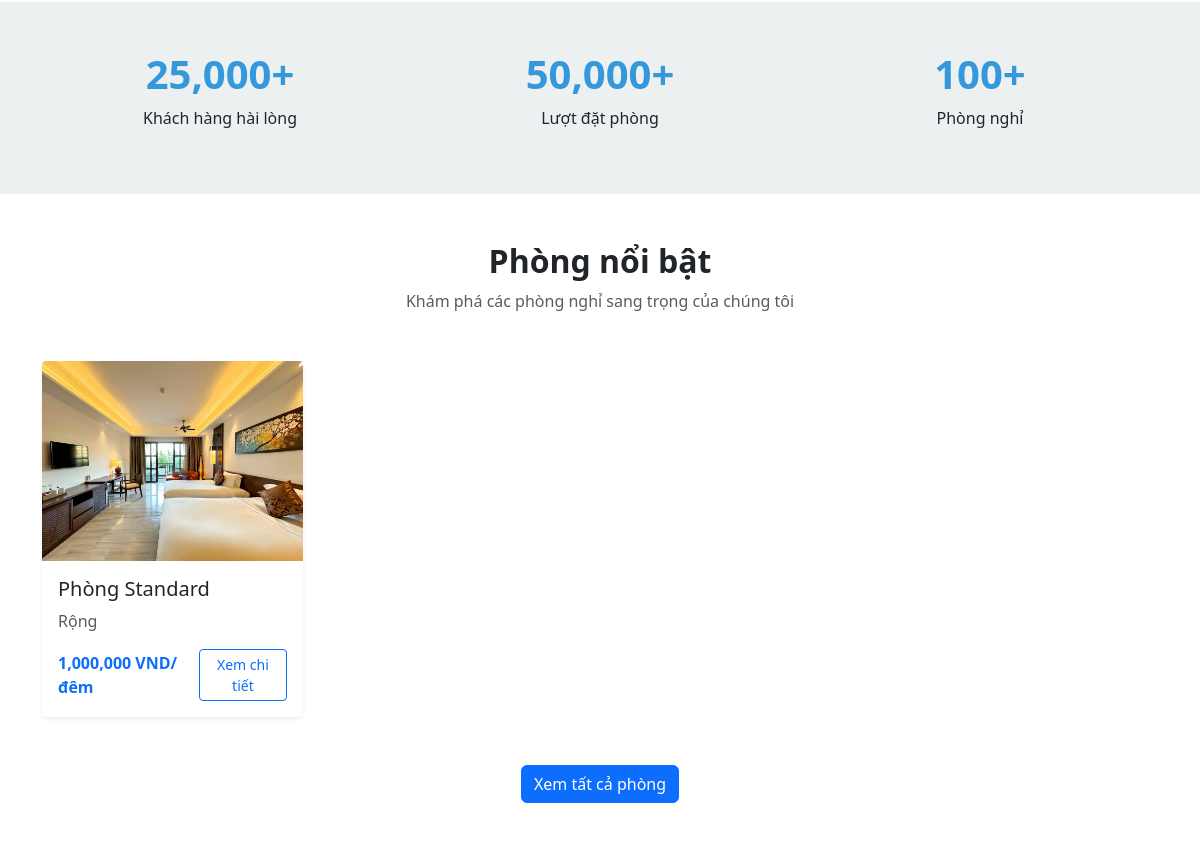
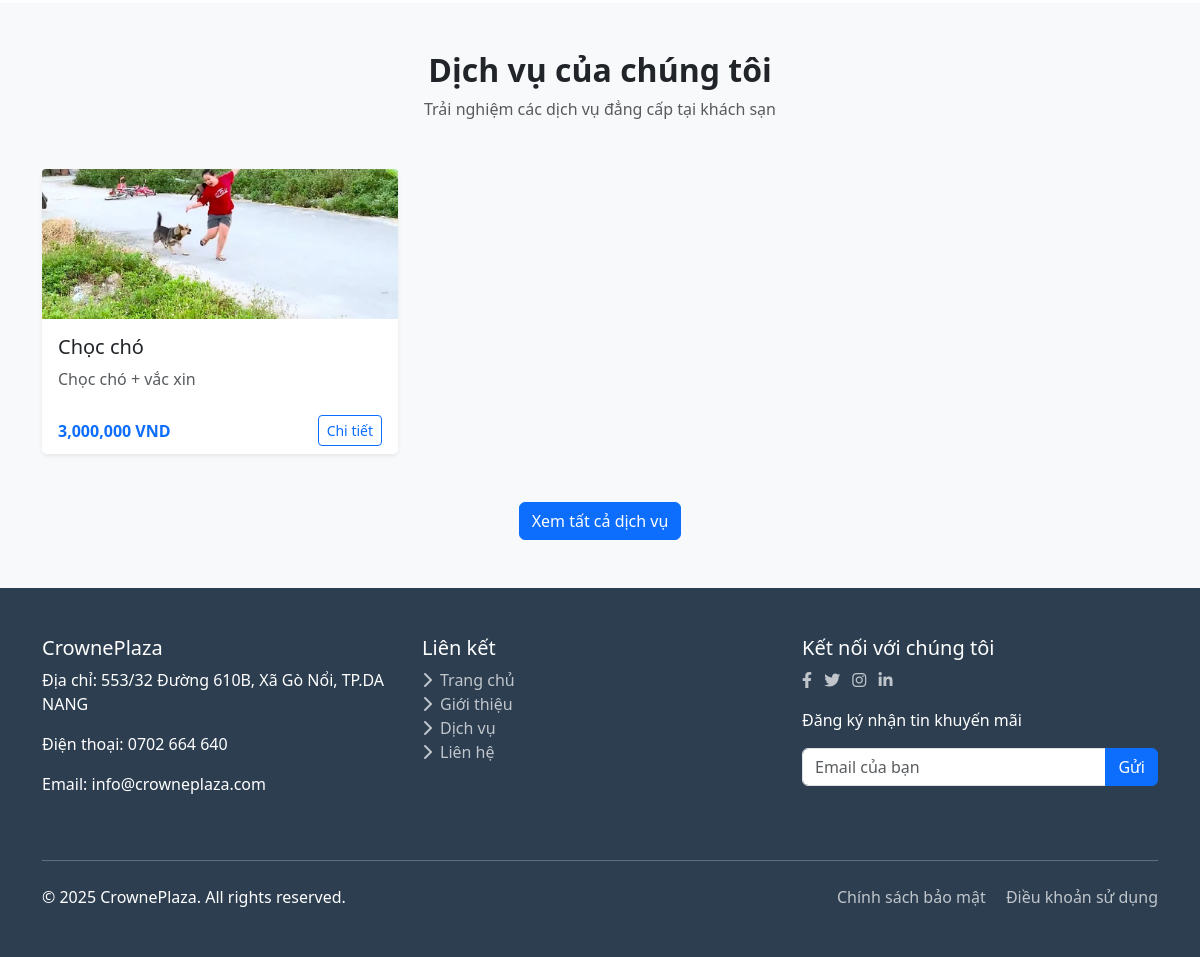
/ (lower part), run on an earlier commit of the app's database (2 pictures, top to bottom).
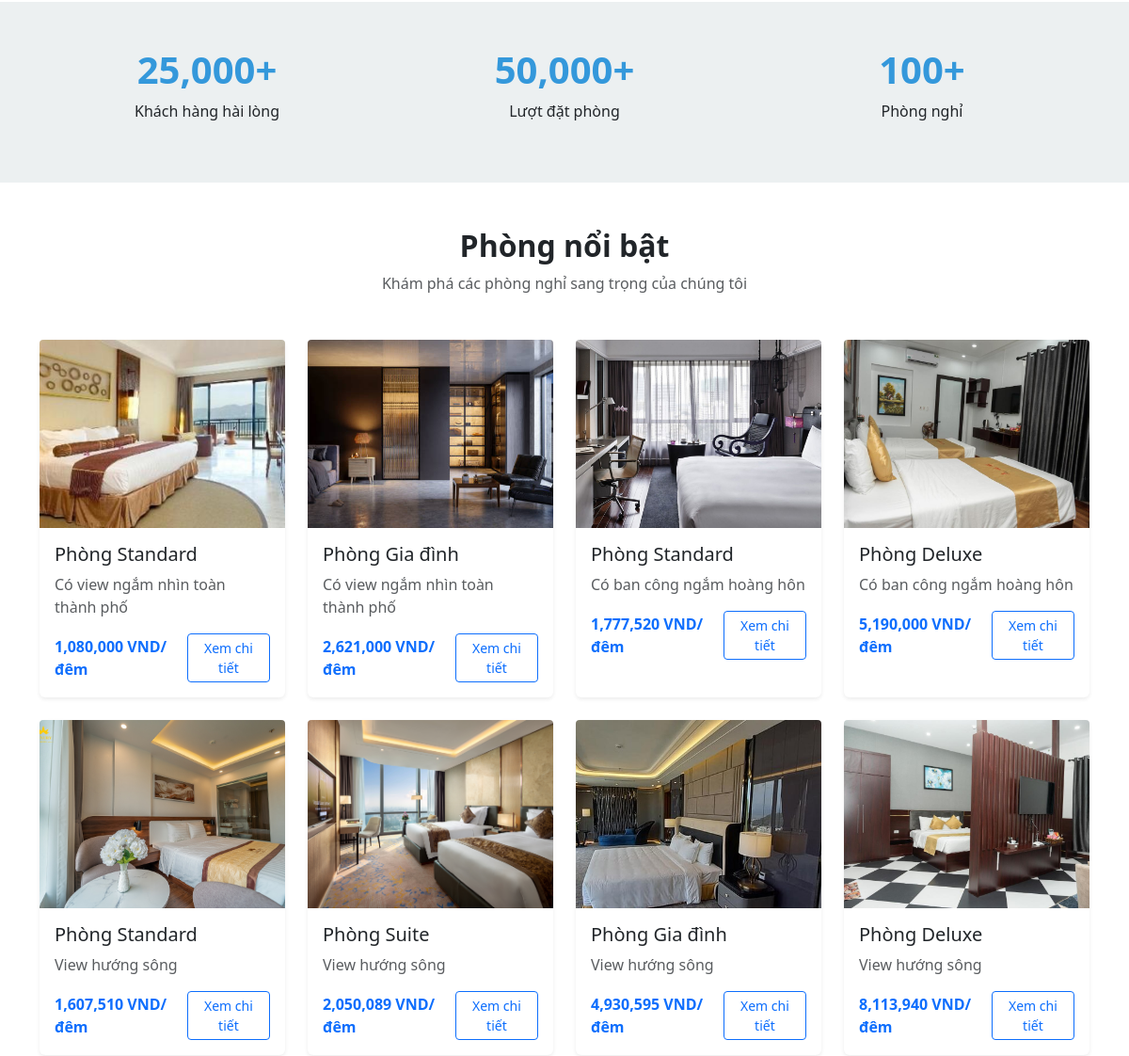
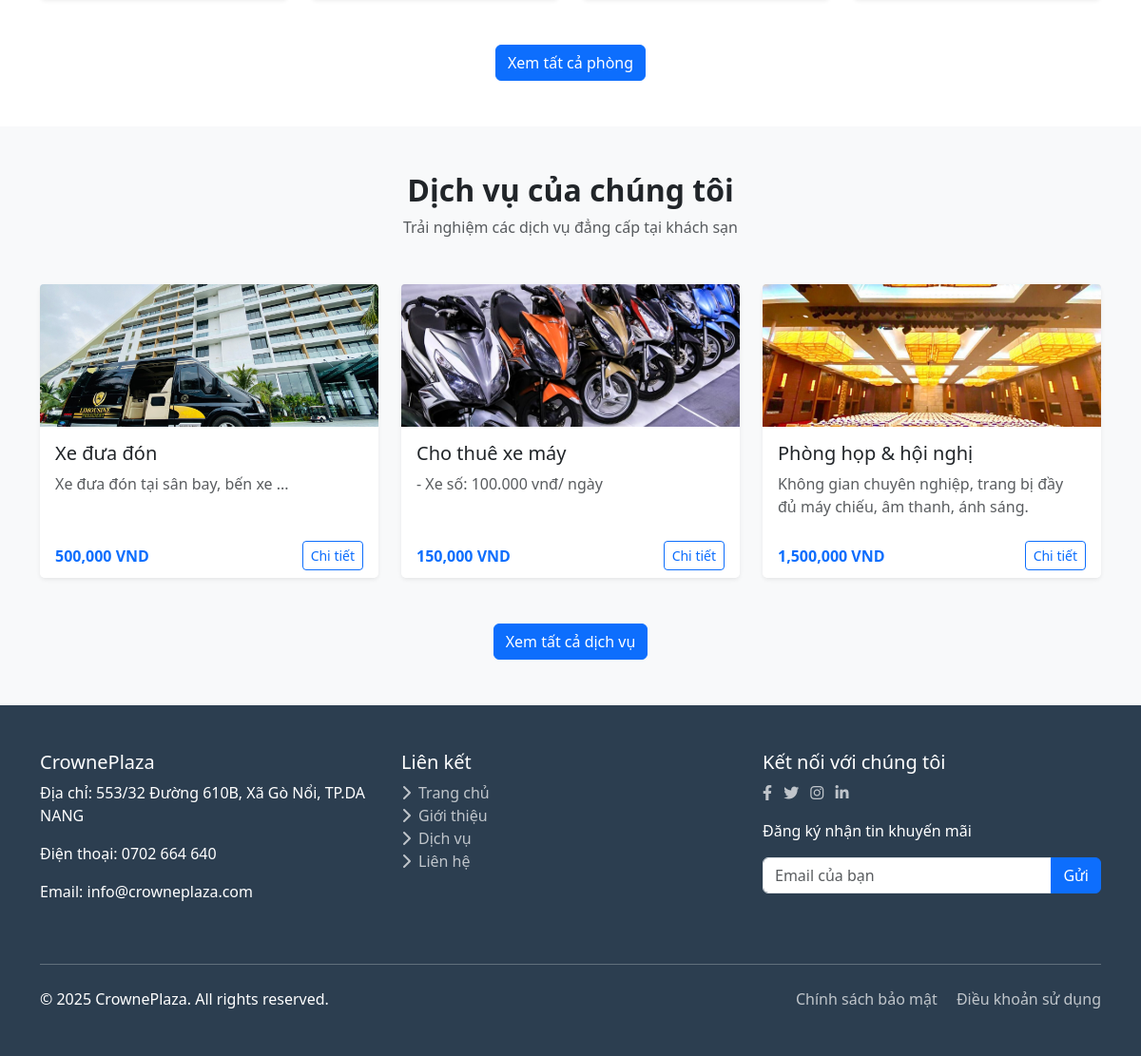
And on a later commit of the database (2 pictures, top to bottom).
### core/models.py (models this page shows, shortened)
class Phong(models.Model):
    LOAI_PHONG_CHOICES = [
        ('standard', 'Phòng Standard'),
        ('deluxe', 'Phòng Deluxe'),
        ('suite', 'Phòng Suite'),
        ('family', 'Phòng Gia đình'),
    ]
    TRANG_THAI_CHOICES = [
        ('trong', 'Trống'),
        ('da_dat', 'Đã đặt'),
        ('dang_su_dung', 'Đang sử dụng'),
        ('bao_tri', 'Bảo trì'),
    ]
    ma_p = models.AutoField(primary_key=True)
    ten_p = models.CharField(max_length=50, unique=True)
    gia = models.FloatField(validators=[MinValueValidator(0)])
    loai_p = models.CharField(max_length=25, choices=LOAI_PHONG_CHOICES)
    chinh_sach_huy_p = models.TextField()
    mo_ta = models.TextField()
    anh_dai_dien = models.ImageField(upload_to='phong/')
    trang_thai = models.CharField(max_length=20, choices=TRANG_THAI_CHOICES, default='trong')
    suc_chua = models.PositiveIntegerField(default=2)
    tien_ich = models.TextField(blank=True)

class DichVu(models.Model):
    ma_dv = models.AutoField(primary_key=True)
    ten_dv = models.CharField(max_length=50)
    mo_ta = models.TextField()
    phi_dv = models.FloatField(validators=[MinValueValidator(0)])
    anh_dai_dien = models.ImageField(upload_to='dich_vu/')
    hoat_dong = models.BooleanField(default=True)

### core/views.py (the view, shortened to what this page needs)
# urls.py: path('', views.home, name='home'), # Trang chủ
def home(request):
    logger.debug(f"Home view accessed by user: {request.user.username if request.user.is_authenticated else 'Anonymous'}, Authenticated: {request.user.is_authenticated}")
    featured_rooms = Phong.objects.filter(trang_thai='trong')[:8]
    services = DichVu.objects.filter(hoat_dong=True)[:3]
    total_customers = KhachHang.objects.count()
    total_bookings = DonDatPhong.objects.count()
    total_rooms = Phong.objects.count()
    context = {
        'featured_rooms': featured_rooms,
        'services': services,
        'total_customers': total_customers,
        'total_bookings': total_bookings,
        'total_rooms': total_rooms,
    }
    return render(request, 'core/home.html', context)

### core/context_processors.py (called while the page is built)
def user_roles_processor(request):
    is_user_true_admin = False  # Phân biệt admin thật sự (superuser hoặc loai_tk='admin')
    is_regular_staff_role = False  # Nhân viên thường, không phải admin/superuser
    if request.user.is_authenticated:
        if request.user.is_superuser or getattr(request.user, 'loai_tk', None) == 'admin':
            is_user_true_admin = True
        if getattr(request.user, 'loai_tk', None) == 'nhan_vien' and not is_user_true_admin:
            is_regular_staff_role = True
    return {
        'is_user_true_admin': is_user_true_admin,
        'is_regular_staff_role': is_regular_staff_role,
    }

### core/templatetags/currency_filters.py (called while the page is built)
@register.filter
def format_currency(value):
    try:
        value = float(value)
        return "{:,.0f}".format(value)  # e.g., 1000000 -> 1,000,000
    except (ValueError, TypeError):
        return value

### templates/core/home.html (shortened to what this page needs)
{% extends 'core/base.html' %}
{% load static %}
{% load currency_filters %}
{% block main_content %}
<section class="stats-section">
    <div class="container">
        <div class="row text-center">
            <div class="col-md-4 stat-item">
                <h2>25,000+</h2>
                <p>Khách hàng hài lòng</p>
            </div>
            <div class="col-md-4 stat-item">
                <h2>50,000+</h2>
                <p>Lượt đặt phòng</p>
            </div>
            <div class="col-md-4 stat-item">
                <h2>100+</h2>
                <p>Phòng nghỉ</p>
            </div>
        </div>
    </div>
</section>
<section class="py-5">
    <div class="container">
        <div class="text-center mb-5">
            <h2 class="fw-bold">Phòng nổi bật</h2>
            <p class="text-muted">Khám phá các phòng nghỉ sang trọng của chúng tôi</p>
        </div>
        <div class="row">
            {% for room in featured_rooms %}
            <div class="col-md-3 mb-4">
                <div class="card room-card h-100">
                    <img src="{{ room.anh_dai_dien.url }}" class="card-img-top" alt="{{ room.loai_p }}">
                    <div class="card-body">
                        <h5 class="card-title">{{ room.get_loai_p_display }}</h5>
                        <p class="card-text text-muted">{{ room.mo_ta|truncatechars:80 }}</p>
                        <div class="d-flex justify-content-between align-items-center">
                            <span class="text-primary fw-bold">{{ room.gia|format_currency }} VND/đêm</span>
                            <a href="{% url 'room_detail' room.ma_p %}" class="btn btn-sm btn-outline-primary">Xem chi tiết</a>
                        </div>
                    </div>
                </div>
            </div>
            {% endfor %}
        </div>
        <div class="text-center mt-4">
            <a href="{% url 'room_search' %}" class="btn btn-primary">Xem tất cả phòng</a>
        </div>
    </div>
</section>
<section id="services" class="py-5 bg-light">
    <div class="container">
        <div class="text-center mb-5">
            <h2 class="fw-bold">Dịch vụ của chúng tôi</h2>
            <p class="text-muted">Trải nghiệm các dịch vụ đẳng cấp tại khách sạn</p>
        </div>
        <div class="row">
            {% for service in services %}
            <div class="col-md-4 mb-4">
                <div class="card service-card h-100">
                    <img src="{{ service.anh_dai_dien.url }}" class="card-img-top" alt="{{ service.ten_dv }}">
                    <div class="card-body">
                        <h5 class="card-title">{{ service.ten_dv }}</h5>
                        <p class="card-text text-muted">{{ service.mo_ta|truncatechars:100 }}</p>
                    </div>
                    <div class="card-footer bg-white border-0">
                        <div class="d-flex justify-content-between align-items-center">
                            <span class="text-primary fw-bold">{{ service.phi_dv|format_currency }} VND</span>
                            <a href="{% url 'service_detail' service.ma_dv %}" class="btn btn-sm btn-outline-primary">Chi tiết</a>
                        </div>
                    </div>
                </div>
            </div>
            {% endfor %}
        </div>
        <div class="text-center mt-4">
            <a href="{% url 'service_list' %}" class="btn btn-primary">Xem tất cả dịch vụ</a>
        </div>
    </div>
</section>
{% endblock %}

### templates/core/base.html (shortened to what this page needs)
{% extends 'base.html' %}
{% load static %}
{% block extra_css %}
<link rel="stylesheet" href="https://cdnjs.cloudflare.com/ajax/libs/font-awesome/6.0.0/css/all.min.css">
{% endblock %}
{% block content %}
{% block main_content %}
{% endblock %}
<footer class="footer">
    <div class="container">
        <div class="row">
            <div class="col-md-4 mb-4">
                <h5>CrownePlaza</h5>
                <p>Địa chỉ: 553/32 Đường 610B, Xã Gò Nổi, TP.DA NANG</p>
                <p>Điện thoại: 0702 664 640</p>
                <p>Email: info@crowneplaza.com</p>
            </div>
            <div class="col-md-4 mb-4">
                <h5>Liên kết</h5>
                <ul class="list-unstyled">
                    <li><a href="#"><i class="fas fa-chevron-right me-2"></i>Trang chủ</a></li>
                    <li><a href="#"><i class="fas fa-chevron-right me-2"></i>Giới thiệu</a></li>
                    <li><a href="#"><i class="fas fa-chevron-right me-2"></i>Dịch vụ</a></li>
                    <li><a href="#"><i class="fas fa-chevron-right me-2"></i>Liên hệ</a></li>
                </ul>
            </div>
            <div class="col-md-4 mb-4">
                <h5>Kết nối với chúng tôi</h5>
                <div class="social-links">
                    <a href="#" class="me-2"><i class="fab fa-facebook-f"></i></a>
                    <a href="#" class="me-2"><i class="fab fa-twitter"></i></a>
                    <a href="#" class="me-2"><i class="fab fa-instagram"></i></a>
                    <a href="#" class="me-2"><i class="fab fa-linkedin-in"></i></a>
                </div>
                <div class="mt-3">
                    <p>Đăng ký nhận tin khuyến mãi</p>
                    <div class="input-group">
                        <input type="email" class="form-control" placeholder="Email của bạn">
                        <button class="btn btn-primary" type="button">Gửi</button>
                    </div>
                </div>
            </div>
        </div>
        <hr class="my-4 bg-light">
        <div class="row">
            <div class="col-md-6">
                <p class="mb-0">&copy; 2025 CrownePlaza. All rights reserved.</p>
            </div>
            <div class="col-md-6 text-md-end">
                <a href="#" class="me-3">Chính sách bảo mật</a>
                <a href="#">Điều khoản sử dụng</a>
            </div>
        </div>
    </div>
</footer>
{% endblock %}

### templates/base.html (shortened to what this page needs)
<!DOCTYPE html>
<html lang="en">
<head>
    <link href="https://cdn.jsdelivr.net/npm/bootstrap@5.3.0/dist/css/bootstrap.min.css" rel="stylesheet">
    {% block extra_css %}{% endblock %}
</head>
<body>
    {% block content %}{% endblock %}
</body>
</html>

### templates/core/base.html (style rules this page uses)
:root { --primary-color: #3498db; --secondary-color: #2c3e50; --light-color: #ecf0f1; --dark-color: #34495e; --success-color: #2ecc71; --danger-color: #e74c3c; --warning-color: #f39c12; }
body { font-family: 'Segoe UI', Tahoma, Geneva, Verdana, sans-serif; }
.room-card { transition: all 0.3s; border: none; box-shadow: 0 0.125rem 0.25rem rgba(0, 0, 0, 0.075); }
.room-card img { height: 200px; object-fit: cover; border-top-left-radius: 0.25rem; border-top-right-radius: 0.25rem; }
.service-card { transition: all 0.3s; border: none; box-shadow: 0 0.125rem 0.25rem rgba(0, 0, 0, 0.075); }
.service-card img { height: 150px; object-fit: cover; border-top-left-radius: 0.25rem; border-top-right-radius: 0.25rem; }
.stats-section { background-color: var(--light-color); padding: 3rem 0; }
.stat-item { text-align: center; }
.stat-item h2 { font-size: 2.5rem; font-weight: 700; color: var(--primary-color); }
.footer { background-color: var(--secondary-color); color: white; padding: 3rem 0; }
.footer a { color: rgba(255, 255, 255, 0.7); text-decoration: none; transition: all 0.3s; }

What changed in the data, as far as the page shows it:
removed DichVu: anh_dai_dien (picture), ten_dv "Chọc chó", mo_ta "Chọc chó + vắc xin", phi_dv "3,000,000"
changed Phong (number 1 of 8 on the later page): anh_dai_dien: a different picture; mo_ta "Rộng" → "Có view ngắm nhìn toàn thành phố"; gia "1,000,000" → "1,080,000"
added Phong: anh_dai_dien (picture), loai_p "Phòng Gia đình", mo_ta "Có view ngắm nhìn toàn thành phố", gia "2,621,000"
added Phong: anh_dai_dien (picture), loai_p "Phòng Standard", mo_ta "Có ban công ngắm hoàng hôn", gia "1,777,520"
added Phong: anh_dai_dien (picture), loai_p "Phòng Deluxe", mo_ta "Có ban công ngắm hoàng hôn", gia "5,190,000"
added Phong: anh_dai_dien (picture), loai_p "Phòng Standard", mo_ta "View hướng sông", gia "1,607,510"
added Phong: anh_dai_dien (picture), loai_p "Phòng Suite", mo_ta "View hướng sông", gia "2,050,089"
added Phong: anh_dai_dien (picture), loai_p "Phòng Gia đình", mo_ta "View hướng sông", gia "4,930,595"
added Phong: anh_dai_dien (picture), loai_p "Phòng Deluxe", mo_ta "View hướng sông", gia "8,113,940"
added DichVu: anh_dai_dien (picture), ten_dv "Xe đưa đón", mo_ta "Xe đưa đón tại sân bay, bến xe ...", phi_dv "500,000"
added DichVu: anh_dai_dien (picture), ten_dv "Cho thuê xe máy", mo_ta "- Xe số: 100.000 vnđ/ ngày", phi_dv "150,000"
added DichVu: anh_dai_dien (picture), ten_dv "Phòng họp & hội nghị", mo_ta "Không gian chuyên nghiệp, trang bị đầy đủ máy chiếu, âm thanh, ánh sáng.", phi_dv "1,500,000"
